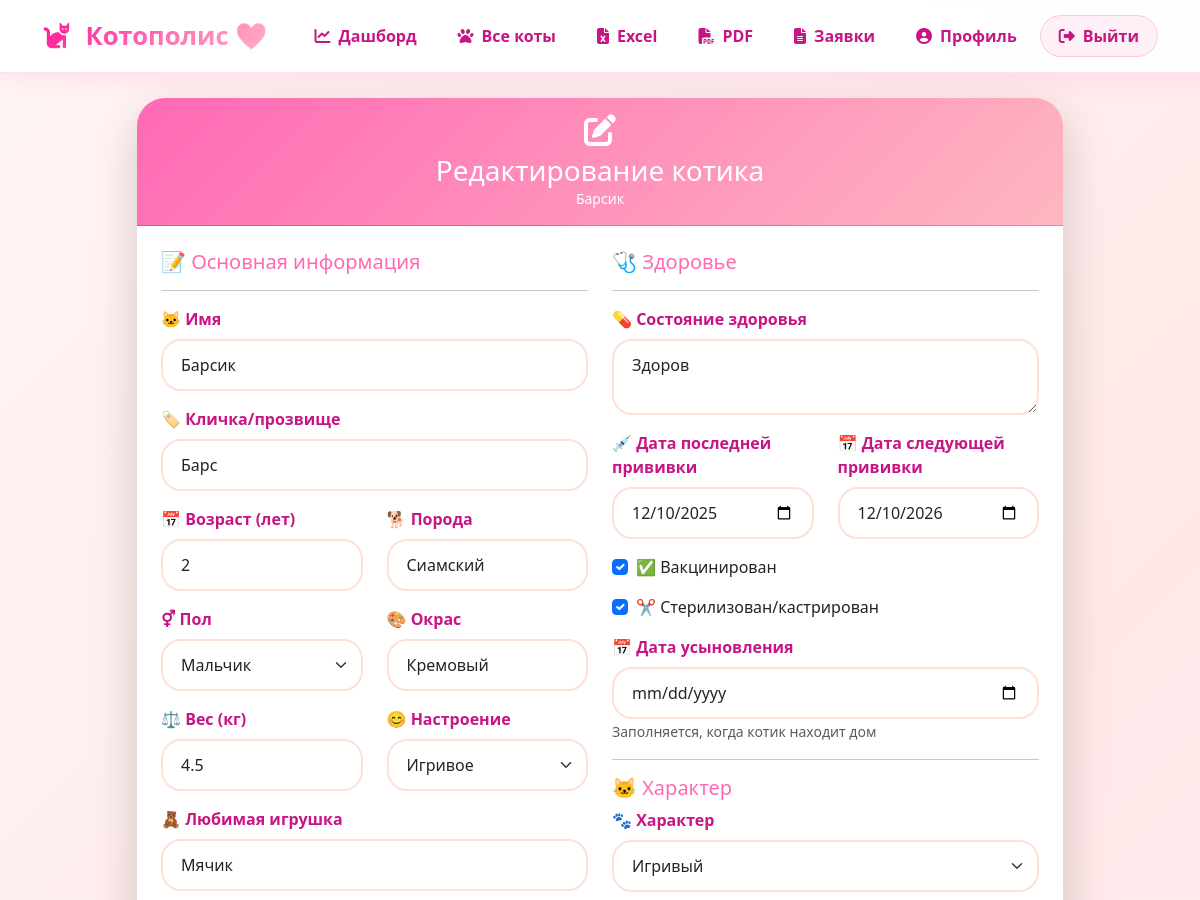
The page /edit_cat/1 (signed in, upper part) on the database as committed earlier.
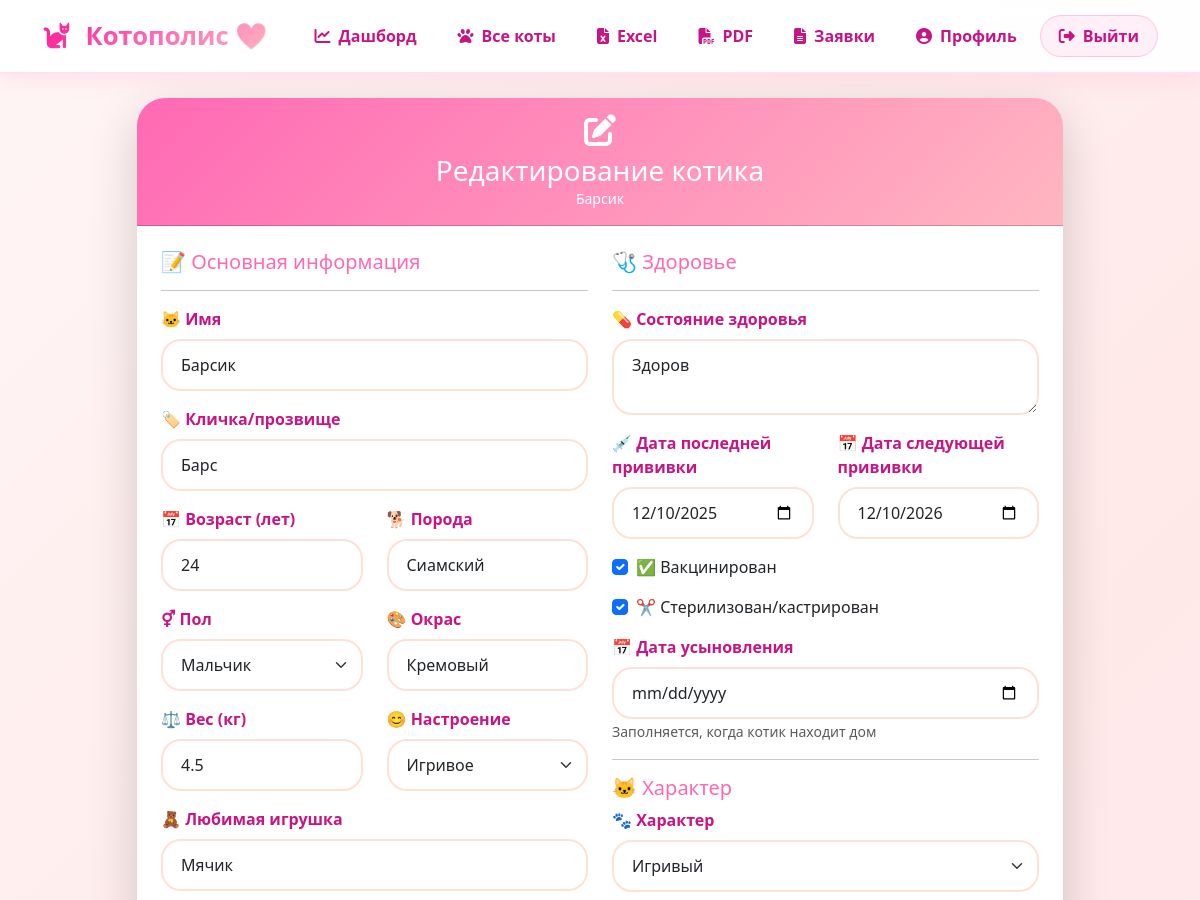
The same page on the database as committed later.
### models.py (models this page shows, shortened)
class Cat(db.Model):
    __tablename__ = 'cats'
    id = db.Column(db.Integer, primary_key=True)
    name = db.Column(db.String(100), nullable=False)
    nickname = db.Column(db.String(100))
    age = db.Column(db.Integer)
    breed = db.Column(db.String(100))
    gender = db.Column(db.String(20))
    color = db.Column(db.String(50))
    weight = db.Column(db.Float)
    mood = db.Column(db.String(30))
    favorite_toy = db.Column(db.String(100))
    arrival_date = db.Column(db.Date, default=date.today)
    status = db.Column(db.String(50), default='В приюте')
    health = db.Column(db.Text)
    description = db.Column(db.Text)
    last_vacc_date = db.Column(db.Date, default=date.today)
    next_vacc_date = db.Column(db.Date)
    is_vaccinated = db.Column(db.Boolean, default=False)
    is_sterilized = db.Column(db.Boolean, default=False)
    photo_path = db.Column(db.String(200))
    created_at = db.Column(db.DateTime, default=datetime.utcnow)
    updated_at = db.Column(db.DateTime, default=datetime.utcnow, onupdate=datetime.utcnow)
    adoption_date = db.Column(db.Date)
    personality = db.Column(db.Text)
    activity_level = db.Column(db.String(200))
    kids_friendly = db.Column(db.Boolean, default=True)
    cats_friendly = db.Column(db.Boolean, default=True)
    dogs_friendly = db.Column(db.Boolean, default=True)
    favorite_place = db.Column(db.String(200))
    vocal = db.Column(db.String(100))
    food_preferences = db.Column(db.Text)
    story = db.Column(db.Text)
    adoption_recommendation = db.Column(db.Text)

### app.py (the view, shortened to what this page needs)
@app.route('/edit_cat/<int:cat_id>', methods=['GET', 'POST'])
@login_required
@admin_required
def edit_cat(cat_id):
    cat = Cat.query.get_or_404(cat_id)
    form = CatForm(obj=cat)
    return render_template('edit_cat.html', form=form, cat=cat)

### app.py (called while the page is built)
def admin_required(f):
    @wraps(f)
    def decorated_function(*args, **kwargs):
        if not current_user.is_authenticated:
            flash('🌸 Пожалуйста, войдите в систему', 'warning')
            return redirect(url_for('login'))
        if current_user.role != 'admin':
            flash('🩷 У вас нет прав для выполнения этого действия', 'danger')
            return redirect(url_for('dashboard'))
        return f(*args, **kwargs)
    return decorated_function

@login_manager.user_loader
def load_user(user_id):
    return User.query.get(int(user_id))

@app.context_processor
def utility_processor():
    def get_current_year():
        return datetime.now().year
    def get_total_cats():
        return Cat.query.count()
    def get_available_cats():
        return Cat.query.filter_by(status='В приюте').count()
    return {
        'current_year': get_current_year(),
        'total_cats': get_total_cats(),
        'available_cats': get_available_cats(),
        'now': datetime.now()
    }

### templates/edit_cat.html (shortened to what the changed rows need)
{% extends 'base.html' %}
{% block content %}
<div class="row justify-content-center">
    <div class="col-md-10">
        <div class="card shadow-lg border-0">
            <div class="card-header bg-pink text-white text-center py-3">
                <i class="fas fa-edit fa-2x mb-2"></i>
                <h3 class="mb-0">Редактирование котика</h3>
                <p class="mb-0 small">{{ cat.name }}</p>
            </div>
            <div class="card-body p-4">
                <form method="POST" enctype="multipart/form-data">
                    <div class="row">
                        <div class="col-md-6">
                            <div class="mb-3">
                                <label class="form-label">{{ form.name.label.text }}</label>
                                {{ form.name(class="form-control") }}
                            </div>
                            <div class="mb-3">
                                <label class="form-label">{{ form.nickname.label.text }}</label>
                                {{ form.nickname(class="form-control") }}
                            </div>
                            <div class="row">
                                <div class="col-md-6">
                                    <div class="mb-3">
                                        <label class="form-label">{{ form.age.label.text }}</label>
                                        {{ form.age(class="form-control") }}
                                    </div>
                                </div>
                                <div class="col-md-6">
                                    <div class="mb-3">
                                        <label class="form-label">{{ form.breed.label.text }}</label>
                                        {{ form.breed(class="form-control") }}
                                    </div>
                                </div>
                            </div>
                            <div class="row">
                                <div class="col-md-6">
                                    <div class="mb-3">
                                        <label class="form-label">{{ form.gender.label.text }}</label>
                                        {{ form.gender(class="form-select") }}
                                    </div>
                                </div>
                                <div class="col-md-6">
                                    <div class="mb-3">
                                        <label class="form-label">{{ form.color.label.text }}</label>
                                        {{ form.color(class="form-control") }}
                                    </div>
                                </div>
                            </div>
                            <div class="row">
                                <div class="col-md-6">
                                    <div class="mb-3">
                                        <label class="form-label">{{ form.weight.label.text }}</label>
                                        {{ form.weight(class="form-control") }}
                                    </div>
                                </div>
                                <div class="col-md-6">
                                    <div class="mb-3">
                                        <label class="form-label">{{ form.mood.label.text }}</label>
                                        {{ form.mood(class="form-select") }}
                                    </div>
                                </div>
                            </div>
                            <div class="mb-3">
                                <label class="form-label">{{ form.favorite_toy.label.text }}</label>
                                {{ form.favorite_toy(class="form-control") }}
                            </div>
                        </div>
                        <div class="col-md-6">
                            <div class="mb-3">
                                <label class="form-label">{{ form.health.label.text }}</label>
                                {{ form.health(class="form-control", rows="2") }}
                            </div>
                            <div class="row">
                                <div class="col-md-6">
                                    <div class="mb-3">
                                        <label class="form-label">{{ form.last_vacc_date.label.text }}</label>
                                        {{ form.last_vacc_date(class="form-control", type="date") }}
                                    </div>
                                </div>
                                <div class="col-md-6">
                                    <div class="mb-3">
                                        <label class="form-label">{{ form.next_vacc_date.label.text }}</label>
                                        {{ form.next_vacc_date(class="form-control", type="date") }}
                                    </div>
                                </div>
                            </div>
                            <div class="form-check mb-3">
                                {{ form.is_vaccinated(class="form-check-input") }}
                                <label class="form-check-label">{{ form.is_vaccinated.label.text }}</label>
                            </div>
                            <div class="form-check mb-3">
                                {{ form.is_sterilized(class="form-check-input") }}
                                <label class="form-check-label">{{ form.is_sterilized.label.text }}</label>
                            </div>
                           <div class="mb-3">
    <label class="form-label">{{ form.adoption_date.label.text }}</label>
    {{ form.adoption_date(class="form-control", type="date") }}
    <small class="text-muted">Заполняется, когда котик находит дом</small>
</div>
                            <div class="mb-3">
                                <label class="form-label">{{ form.personality.label.text }}</label>
                                {{ form.personality(class="form-select") }}
                            </div>
                        </div>
                    </div>
                </form>
            </div>
        </div>
    </div>
</div>
{% endblock %}

Rows that differ between the two databases and show on the page:
changed Cat "Барсик": age "2" → "24"
